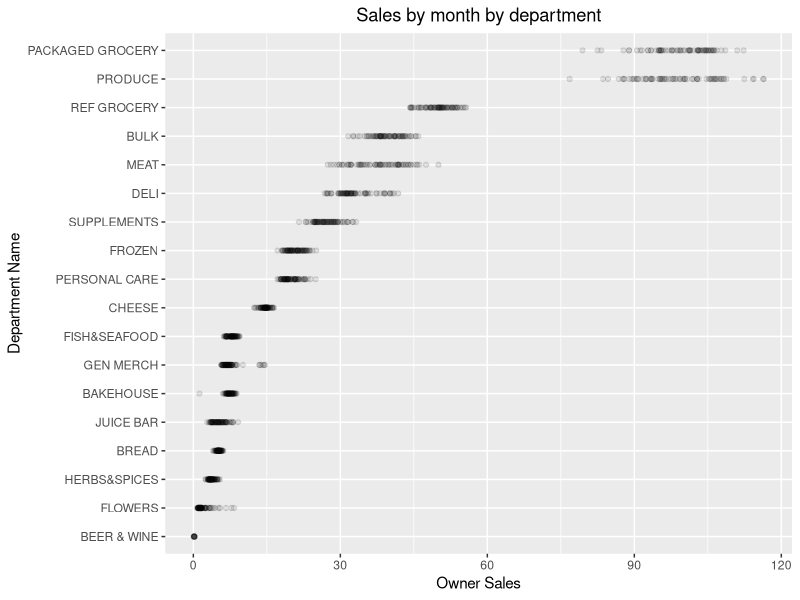
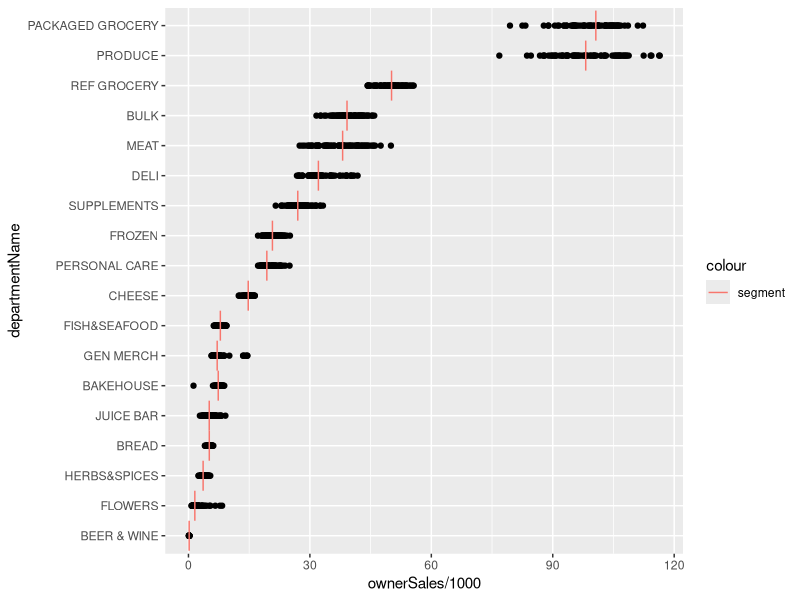
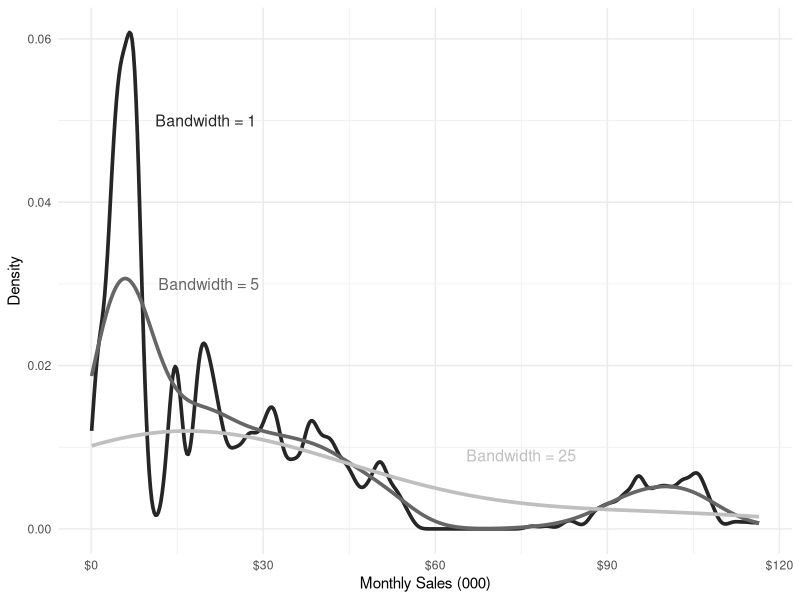
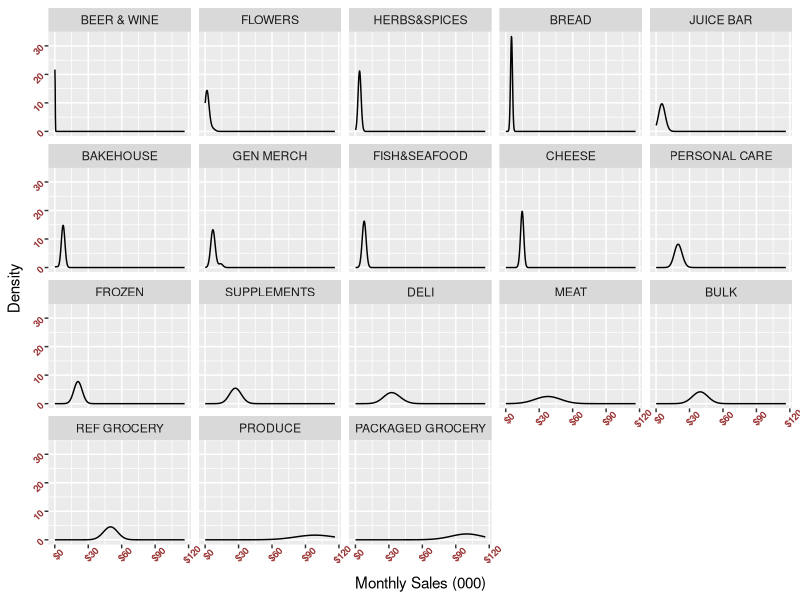
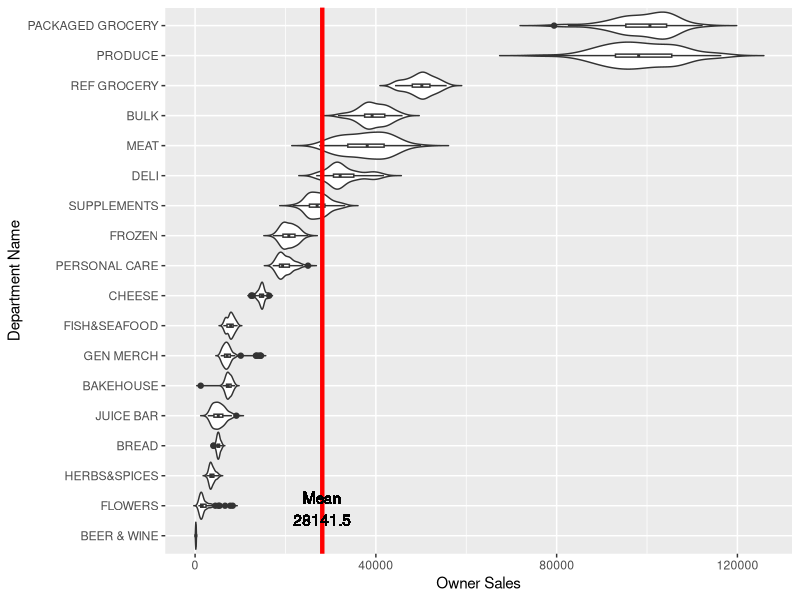
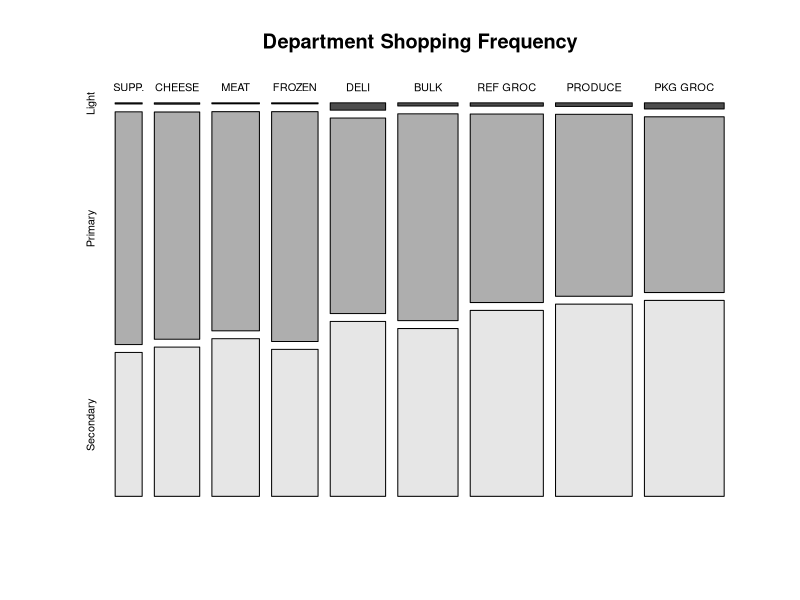

The R source for these figures, in order:
## ---- chunk 1
knitr::opts_chunk$set(echo = TRUE)
library(tidyverse)
library(scales)
library(RColorBrewer)
## ---- chunk 2

gd <- read_tsv("grocery_data.txt")
month.summary <- read_tsv("month_summary.txt")
dept.summary <- read_tsv("dept_summary.txt")
mosaic.data <- read_tsv("counts_for_mosaic.txt")

## ---- chunk 3

gd <- gd %>%
    mutate(month = as.factor(month),
          (sales = ownerSales / 1000),
           departmentName = reorder(departmentName,ownerSales,mean))
head(gd,10)

# Here's a basic one:
plot <- ggplot(gd, aes(x=(sales = ownerSales / 1000),y=departmentName)) + 
  geom_point(alpha = 1/10) 

plot <- plot + labs(x = "Owner Sales", y = "Department Name")

plot <- plot +
  ggtitle("Sales by month by department") +
  theme(plot.title = element_text(hjust = 0.5))

print(plot)
## ---- chunk 4

medians <- gd %>% 
  group_by(departmentName) %>%
  summarise(med.val = median(ownerSales/1000))

medians

ggplot(gd, aes(x=ownerSales/1000,y=departmentName)) + 
  geom_point() +
  geom_segment(aes(x = med.val, y = as.numeric(departmentName)-0.5, xend = med.val, yend = as.numeric(departmentName)+0.5, colour = "segment"), data = medians)
## ---- chunk 5

p3.size <- 4
p3.cols <- c("gray15","gray40","gray75")
p <- ggplot(gd,
            aes(x=ownerSales/1000)) + 
  ylab("Density") + 
  geom_line(stat="density",col=p3.cols[1],size=1.25,bw=1) + 
  geom_line(stat="density",col=p3.cols[2],size=1.25,bw=5) + 
  geom_line(stat="density",col=p3.cols[3],size=1.25,bw=25) + 
  scale_x_continuous(label=dollar) + 
  xlab("Monthly Sales (000)") + 
  geom_text(aes(x=20,y=0.05),
            label= 'Bandwidth = 1', 
            size=p3.size, check_overlap = T, col=p3.cols[1]) + 
  geom_text(aes(x=20.5,y=0.03),
            label= 'Bandwidth = 5',
            size=p3.size, check_overlap = T, col=p3.cols[2]) + 
  geom_text(aes(x=75,y=0.009), 
            label='Bandwidth = 25',
            size=p3.size, check_overlap = T, col=p3.cols[3]) +
  theme_minimal()

print(p)

## ---- chunk 6

den <- ggplot(gd, aes(ownerSales/1000, ..count..)) +
  geom_density(adjust = 5) + 
  ylab("Density") +
  scale_x_continuous(label=dollar) + 
  xlab("Monthly Sales (000)")

den2 <- den + facet_wrap(vars(departmentName))

den3 <- den2 + theme(axis.text.x = element_text(face="bold", color="#993333", 
                           size=7, angle=45),
          axis.text.y = element_text(face="bold", color="#993333", 
                           size=7, angle=45))
den3

## ---- chunk 7
mean <- gd %>% 
  pull(ownerSales) %>% 
  mean() %>%
  signif(6)

v <- ggplot(gd, aes(ownerSales,departmentName)) +
  xlab("Owner Sales")+
  ylab("Department Name")+
  geom_violin(scale='width',trim=FALSE) + 
  geom_boxplot(width=0.1) +
  geom_vline(xintercept=mean,size=1.5, color="red")+
  geom_text(aes(x=mean, label=paste0("Mean\n",mean), y=1.9))

v
## ---- chunk 8

mosaic.table <- mosaic.data %>% 
  spread(Segment,count) %>% 
  rename(Dept=DepartmentName) %>% 
  arrange(Primary) %>% 
  as.data.frame
  
head(mosaic.table,10)
# Let's do some renaming
row.names(mosaic.table) <- mosaic.table$Dept
mosaic.table$Dept <- NULL

rownames(mosaic.table)[rownames(mosaic.table)=="SUPPLEMENTS"] <- "SUPP."
rownames(mosaic.table)[rownames(mosaic.table)=="REF GROCERY"] <- "REF GROC"
rownames(mosaic.table)[rownames(mosaic.table)=="PACKAGED GROCERY"] <- "PKG GROC"

mosaicplot(mosaic.table, color = TRUE, main = "Department Shopping Frequency")
